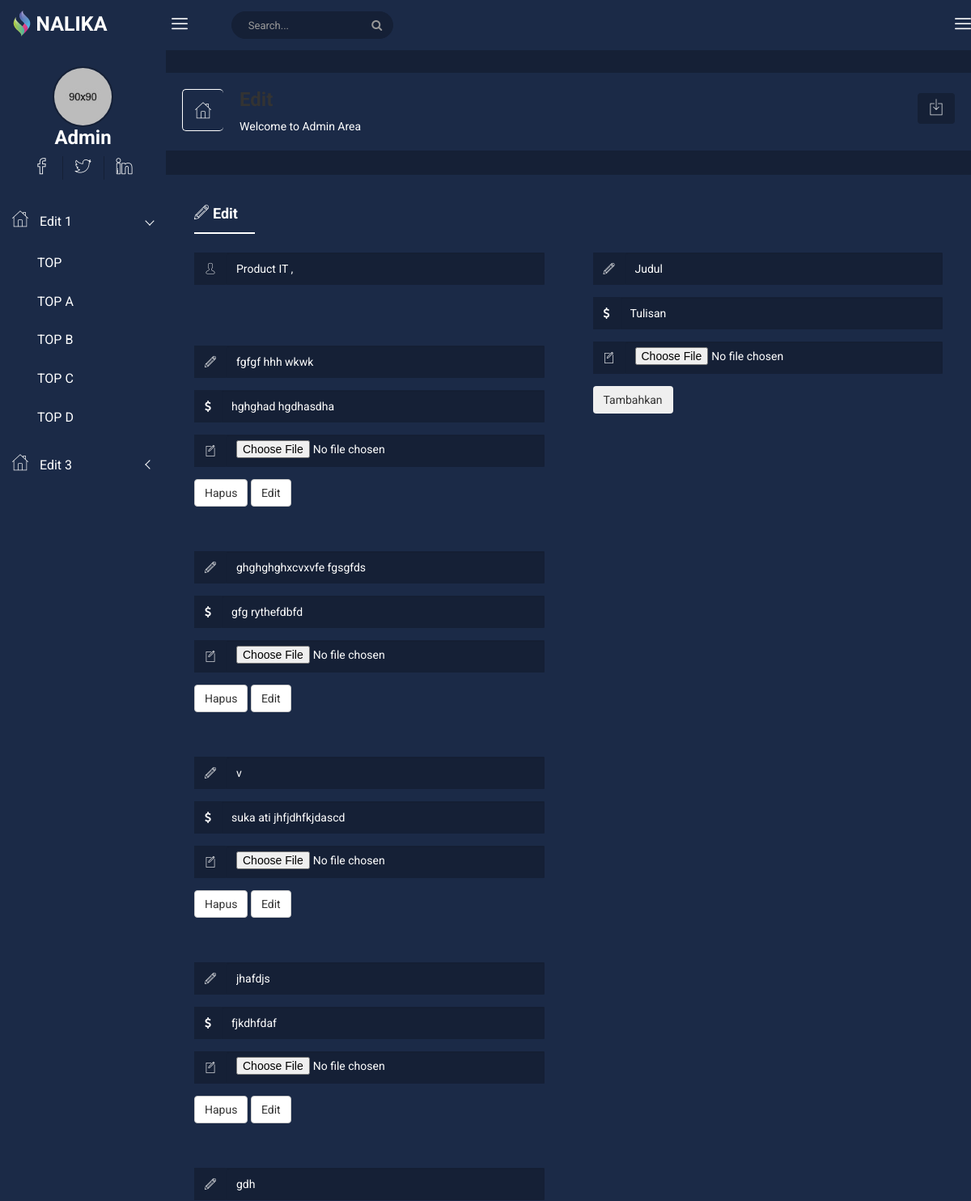
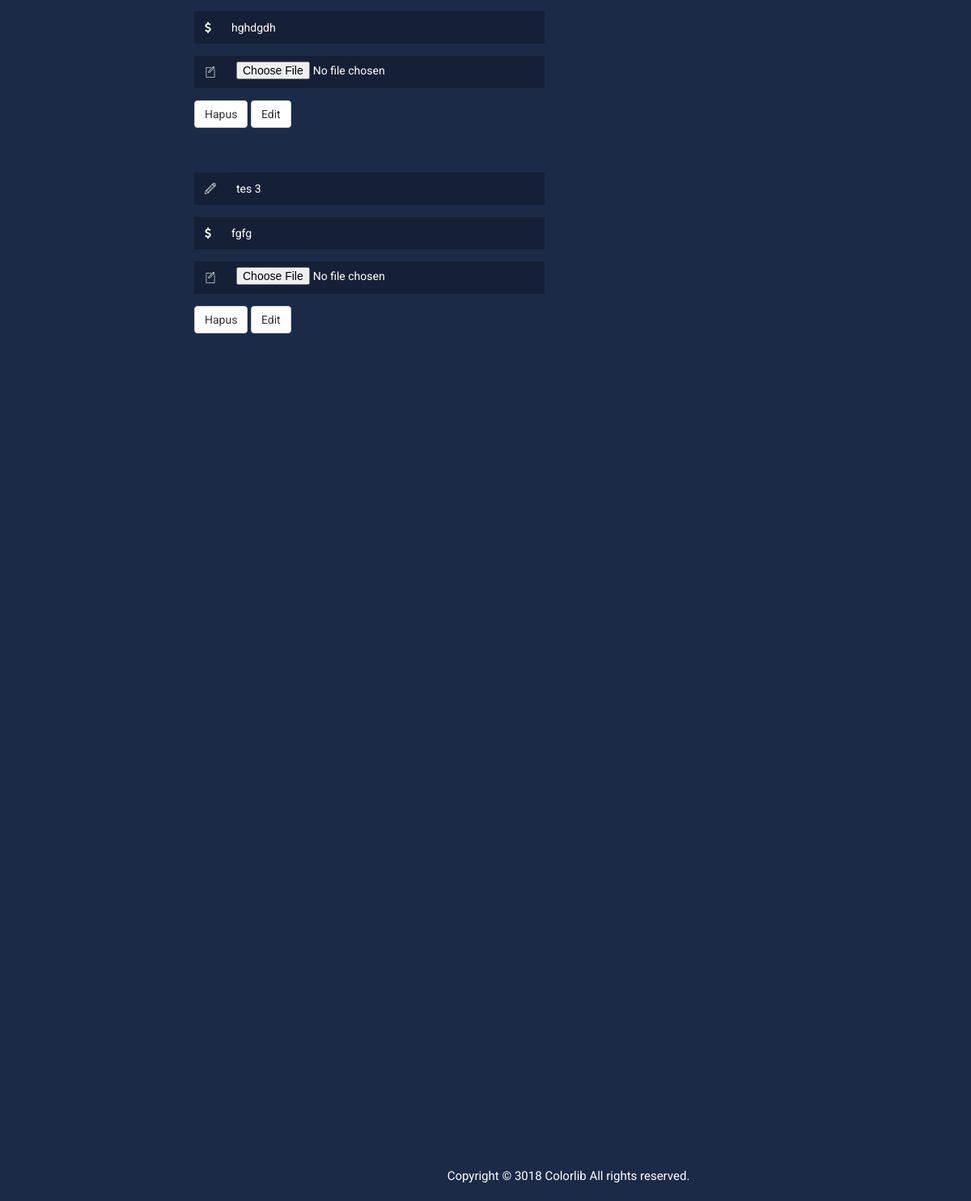
Screenshot of /admin_area/product-edit_top_d.php (signed in) with the database file from the repository (2 pictures, top to bottom).
### tables this page shows
CREATE TABLE `top_d` (
  `id` int(11) NOT NULL,
  `background_path` varchar(200) NOT NULL,
  `judul` varchar(300) NOT NULL,
  `tulisan` varchar(300) NOT NULL,
  `link` varchar(500) NOT NULL,
  `judul_teratas` varchar(100) NOT NULL
);

### admin_area/product-edit_top_d.php (the view, shortened to what this page needs)
<!doctype html>
<?php
	include "../connection.php";
?>
 <?php
	$sql = mysqli_query($connection,"SELECT * FROM top_d");
	$jumlah_item = mysqli_num_rows($sql);
	$kotak_top_d = array();
	for($i = 0 ; $i < $jumlah_item ; $i++)
	{
		$kotak_top_d[$i] = new kotak_top_d();
	}
	if ($jumlah_item > 0) {
		$i = 0 ;
		while($row = mysqli_fetch_array($sql)){
				 $kotak_top_d[$i]->id = $row["id"];
				 $kotak_top_d[$i]->background_path = $row["background_path"];
				 $kotak_top_d[$i]->judul = $row["judul"];
				 $kotak_top_d[$i]->tulisan = $row["tulisan"];
				 $kotak_top_d[$i]->link = "product.php";
				 if($i == 0)
				 {
					 $kotak_top_d[0]->judul_teratas = $row["judul_teratas"];
				 }
				 $i++ ;
		}
	} else {
		echo "You have no data for change";
	}
 ?>
<html class="no-js" lang="en">
<head>
    <link rel="stylesheet" href="css/bootstrap.min.css">
    <link rel="stylesheet" href="css/font-awesome.min.css">
    <link rel="stylesheet" href="css/nalika-icon.css">
    <link rel="stylesheet" href="css/owl.carousel.css">
    <link rel="stylesheet" href="css/owl.theme.css">
    <link rel="stylesheet" href="css/owl.transitions.css">
    <link rel="stylesheet" href="css/animate.css">
    <link rel="stylesheet" href="css/normalize.css">
    <link rel="stylesheet" href="css/meanmenu.min.css">
    <link rel="stylesheet" href="css/main.css">
    <link rel="stylesheet" href="css/morrisjs/morris.css">
    <link rel="stylesheet" href="css/scrollbar/jquery.mCustomScrollbar.min.css">
    <link rel="stylesheet" href="css/metisMenu/metisMenu.min.css">
    <link rel="stylesheet" href="css/metisMenu/metisMenu-vertical.css">
    <link rel="stylesheet" href="css/calendar/fullcalendar.min.css">
    <link rel="stylesheet" href="css/calendar/fullcalendar.print.min.css">
    <link rel="stylesheet" href="style.css">
    <link rel="stylesheet" href="css/responsive.css">
</head>
<body>
    <div class="left-sidebar-pro">
        <nav id="sidebar" class="">
            <div class="sidebar-header">
                <a href="index.html"><img class="main-logo" src="img/logo/logo.png" alt="" /></a>
            </div>
			<div class="nalika-profile">
				<div class="profile-dtl">
					<a href="#"><img src="img/notification/4.jpg" alt="" /></a>
					<h3>Admin<span class="min-dtn"></span></h3>
				</div>
				<div class="profile-social-dtl">
					<ul class="dtl-social">
						<li><a href="#"><i class="icon nalika-facebook"></i></a></li>
						<li><a href="#"><i class="icon nalika-twitter"></i></a></li>
						<li><a href="#"><i class="icon nalika-linkedin"></i></a></li>
					</ul>
				</div>
			</div>
            <div class="left-custom-menu-adp-wrap comment-scrollbar">
                <nav class="sidebar-nav left-sidebar-menu-pro">
                    <ul class="metismenu" id="menu1">
                       <li class="active">
                            <a class="has-arrow" href="index.html">
                                   <i class="icon nalika-home icon-wrap"></i>
                                   <span class="mini-click-non">Edit 1</span>
                                </a>
                            <ul class="submenu-angle" aria-expanded="true">
                                <li><a title="Dashboard v.1" href="product-edit_top.php"><span class="mini-sub-pro">TOP</span></a></li>
                                <li><a title="Dashboard v.3" href="product-edit_top_a.php"><span class="mini-sub-pro">TOP A</span></a></li>
                                <li><a title="Dashboard v.3" href="product-edit_top_b.php"><span class="mini-sub-pro">TOP B</span></a></li>
                                <li><a title="Product List" href="product-edit_top_c.php"><span class="mini-sub-pro">TOP C</span></a></li>
                                <li><a title="Product Edit" href="product-edit_top_d.php"><span class="mini-sub-pro">TOP D</span></a></li>
                            </ul>
                        </li>
                        <li>
                           <a class="has-arrow" href="index.html">
                                   <i class="icon nalika-home icon-wrap"></i>
                                   <span class="mini-click-non">Edit 3</span>
                                </a>
                        </li>
                    </ul>
                </nav>
            </div>
        </nav>
    </div>
    <div class="all-content-wrapper">
        <div class="container-fluid">
            <div class="row">
                <div class="col-lg-13 col-md-13 col-sm-13 col-xs-13">
                    <div class="logo-pro">
                        <a href="index.html"><img class="main-logo" src="img/logo/logo.png" alt="" /></a>
                    </div>
                </div>
            </div>
        </div>
        <div class="header-advance-area">
            <div class="header-top-area">
                <div class="container-fluid">
                    <div class="row">
                        <div class="col-lg-13 col-md-13 col-sm-13 col-xs-13">
                            <div class="header-top-wraper">
                                <div class="row">
                                    <div class="col-lg-1 col-md-0 col-sm-1 col-xs-13">
                                        <div class="menu-switcher-pro">
                                            <button type="button" id="sidebarCollapse" class="btn bar-button-pro header-drl-controller-btn btn-info navbar-btn">
													<i class="icon nalika-menu-task"></i>
												</button>
                                        </div>
                                    </div>
                                    <div class="col-lg-6 col-md-7 col-sm-6 col-xs-13">
                                        <div class="header-top-menu tabl-d-n">
                                            <div class="breadcome-heading">
												<form role="search" class="">
													<input type="text" placeholder="Search..." class="form-control">
													<a href=""><i class="fa fa-search"></i></a>
												</form>
											</div>
                                        </div>
                                    </div>
                                    <div class="col-lg-5 col-md-5 col-sm-13 col-xs-13">
                                        <div class="header-right-info">
                                            <ul class="nav navbar-nav mai-top-nav header-right-menu">
                                                <li class="nav-item nav-setting-open"><a href="#" data-toggle="dropdown" role="button" aria-expanded="false" class="nav-link dropdown-toggle"><i class="icon nalika-menu-task"></i></a>
                                                </li>
                                            </ul>
                                        </div>
                                    </div>
                                </div>
                            </div>
                        </div>
                    </div>
                </div>
            </div>
            <div class="breadcome-area">
                <div class="container-fluid">
                    <div class="row">
                        <div class="col-lg-13 col-md-13 col-sm-13 col-xs-13">
                            <div class="breadcome-list">
                                <div class="row">
                                    <div class="col-lg-6 col-md-6 col-sm-6 col-xs-6">
                                        <div class="breadcomb-wp">
											<div class="breadcomb-icon">
												<i class="icon nalika-home"></i>
											</div>
											<div class="breadcomb-ctn">
												<h3>Edit</h3>
												<p>Welcome to <span class="bread-ntd">Admin Area</span></p>
											</div>
										</div>
                                    </div>
                                    <div class="col-lg-6 col-md-6 col-sm-6 col-xs-6">
                                        <div class="breadcomb-report">
											<button data-toggle="tooltip" data-placement="left" title="Download Report" class="btn"><i class="icon nalika-download"></i></button>
										</div>
                                    </div>
                                </div>
                            </div>
                        </div>
                    </div>
                </div>
            </div>
        </div>
        <div class="single-product-tab-area mg-b-30">
            <div class="single-pro-review-area">
                <div class="container-fluid">
                    <div class="row">
                        <div class="col-lg-13 col-md-13 col-sm-13 col-xs-13">
                            <div class="review-tab-pro-inner">
                                <ul id="myTab3" class="tab-review-design">
                                    <li class="active"><a href="#description"><i class="icon nalika-edit" aria-hidden="true"></i>Edit</a></li>
                                </ul>
                                <div id="myTabContent" class="tab-content custom-product-edit">
                                    <div class="product-tab-list tab-pane fade active in" id="description">
											<div class="row">
												<div class="col-lg-6 col-md-6 col-sm-6 col-xs-13">
													<form action="product-edit_top_d.php" method="post" enctype="multipart/form-data">
														<?php
															for($i = 1 ; $i < count($kotak_top_d); $i++){
																 echo   '<div class="review-content-section">';
																	if($i == 1 ){
																			 echo   '<div class="input-group mg-b-pro-edt">';
																				 echo   '<span class="input-group-addon"><i class="icon nalika-user" aria-hidden="true"></i></span>';
																				 echo   '<input type="text" class="form-control" value="'.$kotak_top_d[0]->judul_teratas.'" id="id_judul_teratas_'.$kotak_top_d[$i]->id.'" name="judul_teratas">';
																			 echo   '</div><br/><br/><br/>';
																			 }
																			 echo   '<div class="input-group mg-b-pro-edt">';
																				 echo   '<span class="input-group-addon"><i class="icon nalika-edit" aria-hidden="true"></i></span>';
																				 echo   '<input type="text" class="form-control" placeholder="Judul" value="'.$kotak_top_d[$i]->judul.'" id = "id_judul_'.$kotak_top_d[$i]->id.'" name = "id_judul_'.$kotak_top_d[$i]->id.'">';
																			 echo   '</div>';
																			 echo   '<div class="input-group mg-b-pro-edt">';
																				 echo   '<span class="input-group-addon"><i class="fa fa-usd" aria-hidden="true"></i></span>';
																				 echo   '<input type="text" class="form-control" placeholder="Tulisan"  value="'.$kotak_top_d[$i]->tulisan.'" id="id_tulisan_'.$kotak_top_d[$i]->id.'" name="id_tulisan_'.$kotak_top_d[$i]->id.'">';
																			 echo   '</div>';
																			 echo   '<div class="input-group mg-b-pro-edt">';
																				 echo   '<span class="input-group-addon"><i class="icon nalika-new-file" aria-hidden="true"></i></span>';
																				 echo   '<input type="file" class="form-control" id="id_file_gambar_'.$kotak_top_d[$i]->id.'"  name="id_file_gambar_'.$kotak_top_d[$i]->id.'">';
																			 echo   '</div>';
																			 echo   '<div class="input-group mg-b-pro-edt">';
																				 echo   '<a href="product-edit_top_d.php?delete_index='.$kotak_top_d[$i]->id.'" class="btn btn-default">Hapus</a>&nbsp';
																				 echo   '<input type="submit" class="btn btn-default" onclick="edit_top_d('.$kotak_top_d[$i]->id.')" value="Edit" name="submit">';
																			echo   '</div>';
																	        echo '</div>';
																			echo '<br/><br/>';
															}
														?>
													</form action="product-edit_top_d.php" method="post" enctype="multipart/form-data">
												</div>
												<form action="product-edit_top_d.php" method="post" enctype="multipart/form-data">
													<div class="col-lg-6 col-md-6 col-sm-6 col-xs-13">
														 <div class="review-content-section">
																<div class="input-group mg-b-pro-edt">
																	 <span class="input-group-addon"><i class="icon nalika-edit" aria-hidden="true"></i></span>
																	 <input type="text" class="form-control" placeholder="Judul" placeholder="Judul" name="judul_yang_ditambahkan">
																</div>
																 <div class="input-group mg-b-pro-edt">
																	 <span class="input-group-addon"><i class="fa fa-usd" aria-hidden="true"></i></span>
																	 <input type="text" class="form-control" placeholder="Tulisan"  placeholder="Tulisan" name="tulisan_yang_ditambahkan">
																 </div>
																 <div class="input-group mg-b-pro-edt">
																	 <span class="input-group-addon"><i class="icon nalika-new-file" aria-hidden="true"></i></span>
																	 <input type="file" class="form-control" placeholder="top_d_backgorund_path_index.jpg" name="file_yang_ditambahkan">
																 </div>
																 <div class="input-group mg-b-pro-edt">
																	 <button type="submit" class="btn" id="tombol_tambahkan" onclick="" name="tambah_item">Tambahkan</button>
																</div>
													</div>
												</form>
											</div>
											<div class="row">
											</div>
                                    </div>
                                </div>
                            </div>
                        </div>
                    </div>
                </div>
            </div>
        </div>
        <div class="footer-copyright-area">
            <div class="container-fluid">
                <div class="row">
                    <div class="col-lg-13">
                        <div class="footer-copy-right">
                            <p>Copyright © 3018 <a href="https://colorlib.com/wp/templates/">Colorlib</a> All rights reserved.</p>
                        </div>
                    </div>
                </div>
            </div>
        </div>
    </div>
</body>
</html>

### admin_area/css/main.css (style rules this page uses)
html { color: #222; font-size: 1em; line-height: 1.4; }
audio, canvas, iframe, img, svg, video { vertical-align: middle; }

### admin_area/css/metisMenu/metisMenu-vertical.css (style rules this page uses)
.sidebar-nav { background: #fff; }
.sidebar-nav ul { padding: 0; margin: 0; list-style: none; background: #1b2a47; }
.sidebar-nav .metismenu { background: #1b2a47; display: -webkit-box; display: -ms-flexbox; display: flex; -webkit-box-orient: vertical; -webkit-box-direction: normal; -ms-flex-direction: column; flex-direction: column; }
.sidebar-nav .metismenu li + li { margin-top: 5px; }
.sidebar-nav .metismenu li:first-child { margin-top: 5px; }
.sidebar-nav .metismenu li:last-child { margin-bottom: 5px; }
.sidebar-nav .metismenu > li { display: -webkit-box; display: -ms-flexbox; display: flex; -webkit-box-orient: vertical; -webkit-box-direction: normal; -ms-flex-direction: column; flex-direction: column; position: relative; }
.sidebar-nav .metismenu a { position: relative; display: block; padding: 13px 15px; color: #fff; outline-width: 0; transition: all .3s ease-out; font-size:16px; }
.sidebar-nav .metismenu ul a { padding: 10px 15px 10px 46px; }
.sidebar-nav .metismenu li .icon-wrap { margin-right:10px; font-size:20px; }

### rows the page displays
top_d: judul "fgfgf hhh wkwk", tulisan "hghghad hgdhasdha"
top_d: judul_teratas "Product IT ,"
top_d: judul "ghghghghxcvxvfe fgsgfds", tulisan "gfg rythefdbfd"
top_d: judul "v", tulisan "suka ati jhfjdhfkjdascd"
top_d: judul "jhafdjs", tulisan "fjkdhfdaf"
top_d: judul "gdh", tulisan "hghdgdh"
top_d: judul "tes 3", tulisan "fgfg"
